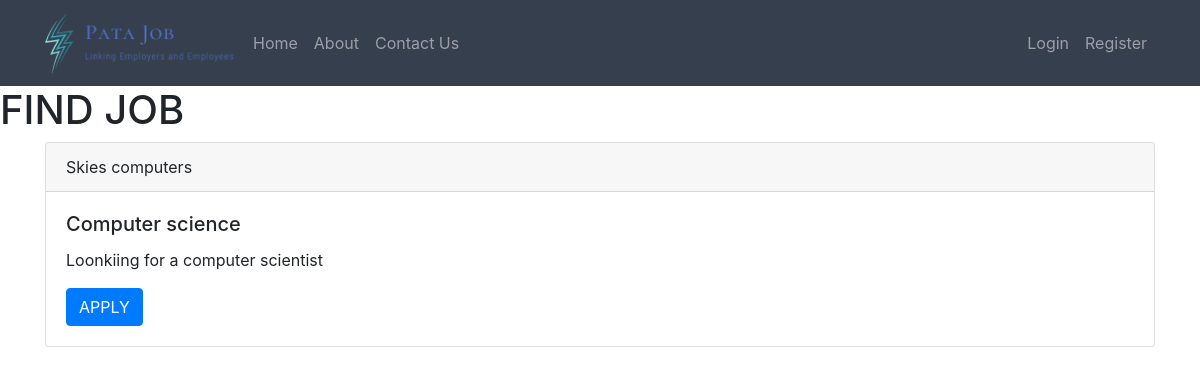
The app's page /home/post/1/ with its own data.
### jobs/models.py (models this page shows, shortened)
class Post(models.Model):
    company = models.CharField(max_length=50)
    title = models.CharField(max_length=50)
    content = models.TextField()
    date_posted = models.DateTimeField(default = timezone.now)
    author = models.ForeignKey(User, default = "", on_delete=models.CASCADE)

### jobs/views.py (the view)
# urls.py: path('post/<int:pk>/', PostDetailView.as_view(),name = 'post-detail'),
class PostDetailView(DetailView):
    model = Post
    template_name = 'jobs/datail.html'

### jobs/templates/jobs/datail.html
{% extends "jobs/base.html" %}
{% block content%}
<h1> FIND JOB</h1>
<div class = "container">
    <div class="card">
        <div class="card-header">
         {{ object.company }}
        </div>
        <div class="card-body">
            <h5 class="card-title"> {{ object.title }}</h5>
             <p class="card-text">{{ object.content }}</p>
            {% if object.author == user %}
            <div>
                <a class="btn btn-secondary btn-sm mt-1 mb-1" href="{% url 'post-update' object.id %}"> Update </a>
             <a class="btn btn-danger btn-sm mt-1 mb-1" href="{% url 'post-delete' object.id %}"> Delete </a>
            </div>
            {% else %}
            <div>
                <a href="{% url 'application-home' %}" class="btn btn-primary">APPLY</a>
            </div>
                {% endif%}
        </div>
    </div>
</div>
{% endblock %}

### jobs/static/jobs/main.css (style rules this page uses)
body { background-color: white; }

### records on screen
Post: company "Skies computers", title "Computer science", content "Loonkiing for a computer scientist"
